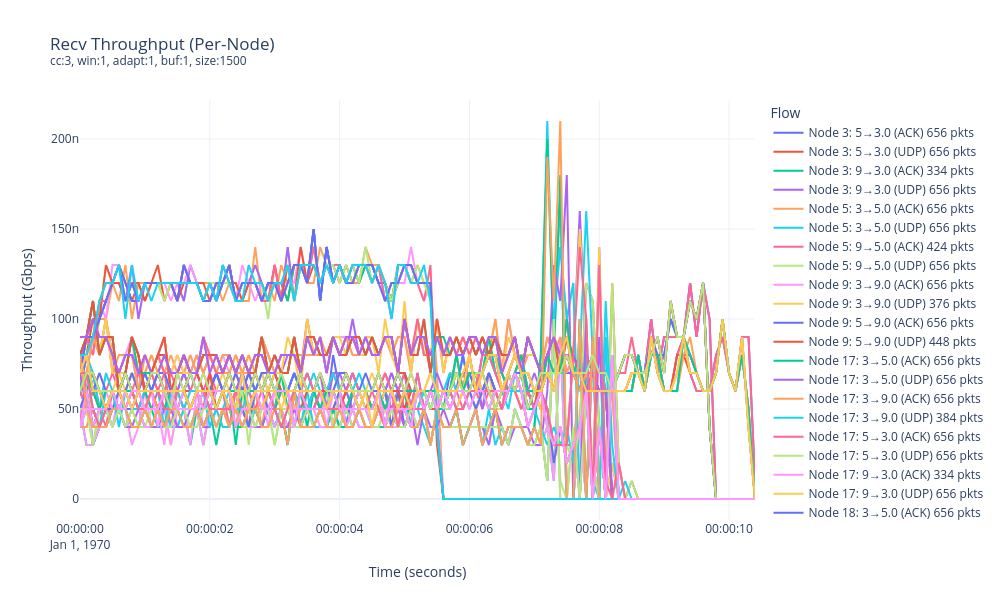

The code cell stored with this chart in its notebook:
### Code cell
import os
import pandas as pd
import plotly.graph_objects as go
from typing import List, Optional, Dict

def find_config_file(folder_path: str) -> Optional[str]:
    """
    Finds a configuration file (ending with .txt) within the 'configs' subfolder.
    Returns the full path to the first .txt file found, or None.
    """
    config_dir = os.path.join(folder_path, 'configs')
    if not os.path.isdir(config_dir):
        return None
    for item in os.listdir(config_dir):
        if item.endswith('.txt'):
            return os.path.join(config_dir, item)
    return None

def parse_config(file_path: str) -> Dict[str, str]:
    """
    Parses a simple 'key value' or 'key = value' configuration file into a dictionary.
    Ignores lines starting with '#' and handles potential whitespace.
    """
    params = {}
    try:
        with open(file_path, 'r') as f:
            for line in f:
                line = line.strip()
                if not line or line.startswith('#'):
                    continue
                
                # Try splitting by '=' first, then by whitespace
                if '=' in line:
                    parts = line.split('=', 1)
                else:
                    parts = line.split(None, 1)

                if len(parts) == 2:
                    key, value = parts
                    params[key.strip().lower()] = value.strip()
    except FileNotFoundError:
        print(f"Config file not found: {file_path}")
    except Exception as e:
        print(f"Error parsing config file {file_path}: {e}")
    return params


def plot_recv_per_folder(
    run_folders: List[str], 
    interval: float, 
    group_by_node: bool = False, 
    nodes_to_plot: Optional[List[int]] = None,
    src_nodes_to_plot: Optional[List[int]] = None,
    dst_nodes_to_plot: Optional[List[int]] = None

):
    """
    Generates a separate plot of 'Recv' throughput for each run folder,
    with lines broken down by node and flow, and allows filtering by node.
    """
    for folder in run_folders:
        print(f"Processing folder: {folder}")

        # 1. Parse config to create a descriptive title
        config_file = find_config_file(folder)
        if not config_file:
            print(f"  - Warning: Config file not found in {folder}")
            continue
            
        config_params = parse_config(config_file)
        
        title_parts = [
            f"cc:{config_params.get('cc_mode', 'N/A')}",
            f"win:{config_params.get('has_win', 'N/A')}",
            f"adapt:{config_params.get('var_win', 'N/A')}",
            f"buf:{config_params.get('buffer_size', 'N/A')}",
            f"size:{config_params.get('packet_payload_size', 'N/A')}"
        ]
        plot_title = ', '.join(title_parts)

        # 2. Parse trace file
        trace_file = os.path.join(folder, 'ns3', 'astrasim_trace.tr')
        if not os.path.exists(trace_file):
            print(f"  - Warning: Trace file not found: {trace_file}")
            continue
            
        df = parse_qbb_trace(trace_file)
        if df.empty:
            print(f"  - Warning: No data parsed from {trace_file}")
            continue
            
        df_recv = df[df['event'] == 0].copy()
        
        if df_recv.empty:
            print(f"  - Warning: No 'Recv' events found in {trace_file}")
            continue

        # Filter by selected nodes if a list is provided
        if nodes_to_plot:
            df_recv = df_recv[df_recv['node'].isin(nodes_to_plot)]
            if df_recv.empty:
                print(f"  - Warning: No 'Recv' events found for specified nodes {nodes_to_plot} in {trace_file}")
                continue

        # 3. Group data by flow and calculate throughput for each
        sip_node_map = (
            df[['sip', 'node']]
            .drop_duplicates(subset='sip')
            .set_index('sip')['node']
            .to_dict()
        )

        df_recv['sip_short'] = df_recv['sip'].map(sip_node_map).fillna(df_recv['sip'])
        df_recv['dip_short'] = df_recv['dip'].map(sip_node_map).fillna(df_recv['dip'])

        # Filter by source, destination, and current nodes if lists are provided
        if src_nodes_to_plot:
            df_recv = df_recv[df_recv['sip_short'].isin(src_nodes_to_plot)]
        if dst_nodes_to_plot:
            # For 'Recv' events, the 'node' column is the destination
            df_recv = df_recv[df_recv['dip_short'].isin(dst_nodes_to_plot)]

        base_group_cols = ['sip_short', 'dip_short', 'ProtType']
        group_cols = ['node'] + base_group_cols if group_by_node else base_group_cols

        series_list = []
        for keys, group_df in df_recv.groupby(group_cols):
            if group_by_node:
                node, sip_s, dip_s, prot = keys
                key_name = f"Node {node}: {sip_s}→{dip_s} ({prot or 'N/A'}) {len(group_df)} pkts"
            else:
                sip_s, dip_s, prot = keys
                key_name = f"{sip_s}→{dip_s} ({prot or 'N/A'})"

            s = calculate_throughput(group_df, interval)
            if not s.empty:
                series_list.append(s.rename(key_name))

        if not series_list:
            print(f"  - Warning: No throughput data calculated for {trace_file}")
            continue
        
        df_all = pd.concat(series_list, axis=1).fillna(0)

        # 4. Create and show the plot for the current folder
        fig = go.Figure()
        for col in df_all.columns:
            fig.add_trace(go.Scatter(
                x=df_all.index,
                y=df_all[col],
                mode='lines',
                name=col
            ))
        
        grouping_text = "Per-Node" if group_by_node else "Per-Flow"
        fig.update_layout(
            title=f"Recv Throughput ({grouping_text})<br><sup>{plot_title}</sup>",
            xaxis_title="Time (seconds)",
            yaxis_title="Throughput (Gbps)",
            hovermode='x unified',
            legend_title="Flow",
            template='plotly_white',
            height=600,
            width=1000
        )
        
        folder_name_sanitized = os.path.basename(folder).replace('/', '_')
        # out_html = f"recv_throughput_per_flow_{folder_name_sanitized}.html"
        # fig.write_html(out_html)
        # print(f"  ✅ Interactive plot saved to {out_html}")
        fig.show()

# --- Usage ---
# base_run_folder = '/app/astra-sim/upc/output/comparison_run/FoldedClos/sends_recv_easy'
# folders_to_plot = [os.path.join(base_run_folder, d) for d in os.listdir(base_run_folder) if os.path.isdir(os.path.join(base_run_folder, d))]
folders_to_plot = ['/app/astra-sim/upc/output/comparison_run/FoldedClos/toy_all_to_all_one_collective/run_20251118_141616']
plot_interval = 0.1
nodes_to_include = list(range(35))
source_nodes = [3,5,9] 
dest_nodes =[9,3,5]
plot_recv_per_folder(
    folders_to_plot, 
    plot_interval, 
    group_by_node=True, 
    nodes_to_plot=nodes_to_include,
    src_nodes_to_plot=source_nodes,
    dst_nodes_to_plot=dest_nodes
)
